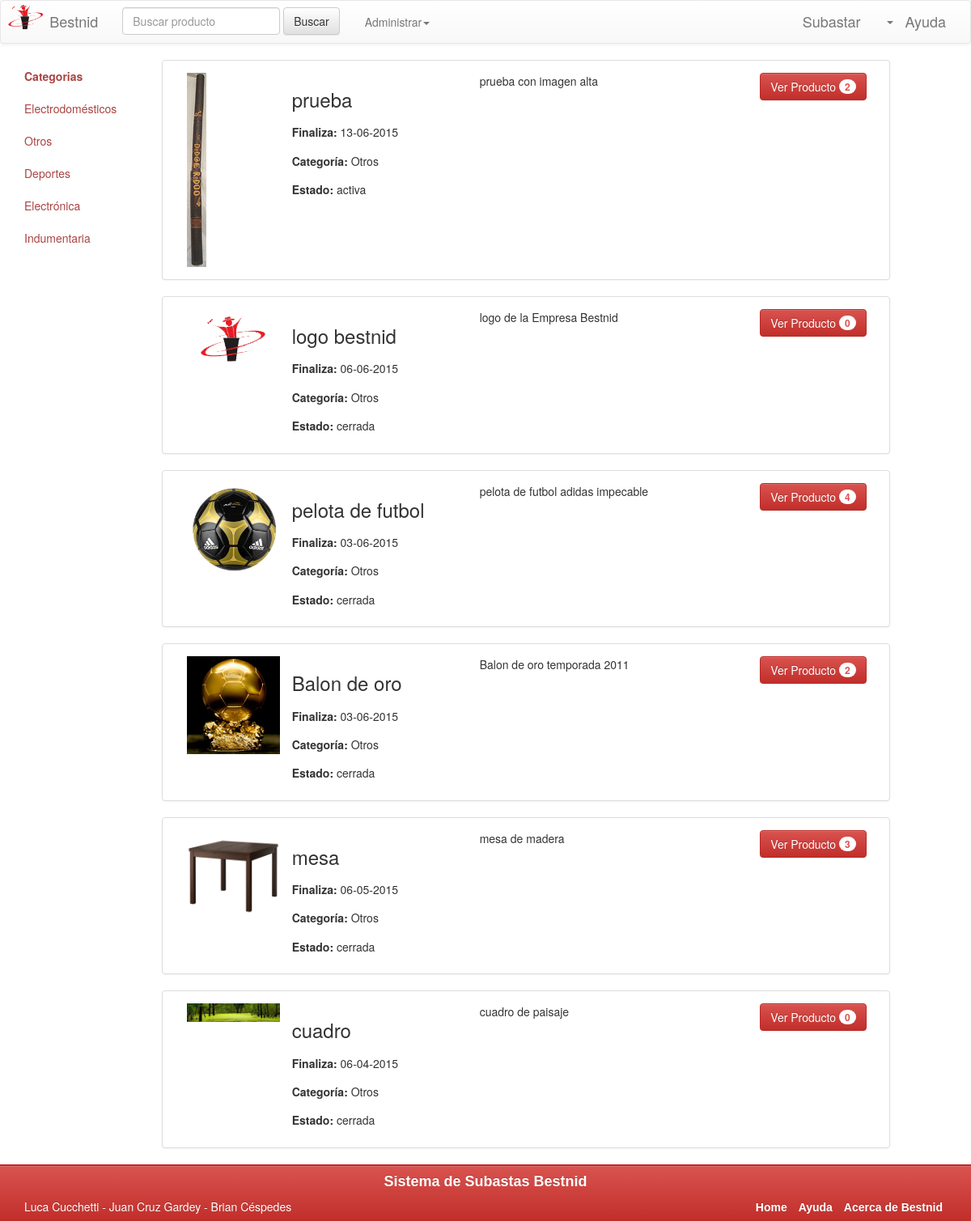
Page /Bestnid/verSubastasDeUnUsuario.php (signed in) on the committed database.
### tables this page shows
CREATE TABLE IF NOT EXISTS `categoria` (
`idCategoria` int(11) NOT NULL,
  `nombre` varchar(50) NOT NULL,
  `descripcion` longtext
);

CREATE TABLE IF NOT EXISTS `subasta` (
`idSubasta` int(11) NOT NULL,
  `idUsuario` int(11) NOT NULL,
  `estado` varchar(50) NOT NULL,
  `fecha_cierre` date NOT NULL,
  `idProducto` int(11) DEFAULT NULL,
  `fecha_realizacion` date NOT NULL
);

CREATE TABLE IF NOT EXISTS `producto` (
`idProducto` int(11) NOT NULL,
  `nombre` varchar(50) NOT NULL,
  `descripcion` longtext,
  `idCategoria` int(11) NOT NULL,
  `imagen` varchar(100) DEFAULT NULL
);

### Bestnid/verSubastasDeUnUsuario.php (the view, shortened to what this page needs)
<!DOCTYPE html>
<html lang="es">
	<head>
		<link rel="stylesheet" href="Bootstrap/css/bootstrap.min.css">
		<link rel="stylesheet" href="Bootstrap/css/bootstrap-theme.min.css">
		<link rel="stylesheet" href="estilopropio.css">
	</head>
	<body>
		<section class="main container-fluid">
			<div class="main row">
				<div class="col-sm-3 col-md-2 sidebar">
		        	<ul class="nav nav-sidebar">
			            <li class="active"><a class="text-danger" href="home.php"><strong>Categorias</strong></a></li>
			            <?php
							include("conexion.php");
							$result = mysqli_query ($link, "SELECT * FROM Categoria");
							while ($row=mysqli_fetch_array($result) ) {
								echo "<li><a class='text-danger' href='listadoProductosPorCategoria.php?idCategoria=".$row["idCategoria"]." '>".$row["nombre"]."</a></li>";
							}
						?>
			        </ul>
		        </div>
		        <div class="col-sm-3 col-md-9">
		        	<?php
						include("conexion.php");
						$result = mysqli_query ($link, "SELECT Subasta.idSubasta,Subasta.fecha_cierre,Subasta.estado,Subasta.idUsuario, Producto.imagen, Producto.nombre, Producto.descripcion, Categoria.nombre AS nomCat
							FROM Subasta INNER JOIN Producto ON Subasta.idProducto=Producto.idProducto
							INNER JOIN Categoria ON Producto.idCategoria=Categoria.idCategoria
							WHERE Subasta.idUsuario='".$_SESSION["idUsuario"]."'
							ORDER BY  Subasta.estado, Subasta.fecha_cierre DESC");
						while ($row=mysqli_fetch_array($result) ) {
							$resultOfertas=mysqli_query ($link, "SELECT * FROM Oferta WHERE idSubasta='".$row["idSubasta"]."' ");
							$cantidadOfertas = mysqli_num_rows ($resultOfertas);
							echo "<div class='panel panel-default row'>
  									<div class='panel-body container-fluid'>
  										<div class='col-md-2'>
    										<img src='".$row["imagen"]."' class='img-responsive' alt='imagen' />
    									</div>
    									<div class='col-md-3'>
    										<div class='row'>
    											<h3>".$row["nombre"]."</h3>
    										</div>
    										<div class='row'>
    											<h5><strong>Finaliza: </strong>".date('d-m-Y',strtotime($row["fecha_cierre"]))."</h5>
    										</div>
    										<div class='row'>
    											<h5><strong>Categoría: </strong>".$row["nomCat"]."</h5>
    										</div>
    										<div class='row'>
    											<h5><strong>Estado: </strong>".$row["estado"]."</h5>
    										</div>
    									</div>
    									<div class='col-md-5'>
    										<p>".$row["descripcion"]."</p>
    									</div>
    									<div class='col-md-2'>
    										<div class='row'>
	    										<a class='btn btn-danger' href='verSubasta.php?idSubasta=".$row["idSubasta"]."'>Ver Producto
	    										<span class='badge'>".$cantidadOfertas."</span>
	    										</a>
    										</div>
    									";
    								echo "
  								  		</div>
  								  	</div>
								  </div>";
						}
					?>
		        </div>
		     </div>
		</section>
		<footer class="btn-danger">
			<div class="container">
				<div class="row">
					<h4 class="text-center">Sistema de Subastas Bestnid</h4>
				</div>
				<div class="row">
					<div class="col-md-6">
						<p>Luca Cucchetti - Juan Cruz Gardey - Brian C&eacute;spedes </p>
					</div>
					<div class="col-md-6">
						<ul class="list-inline text-right">
							<li><a href="home.php">Home</a></li>
							<li><a href="#">Ayuda</a></li>
							<li><a href="acercaBestnid.php">Acerca de Bestnid</a></li>
						</ul>
					</div>
				</div>
			</div>
		</footer>
	</body>
</html>

### Bestnid/estilopropio.css (style rules this page uses)
.navbar-brand { padding: 0px; }
footer { position: fixed; bottom: 0px; width: 100%; background: #111; background: rgba(0,0,0,.90); border-top: 2px solid #f00; z-index:100; height: 70px; }
body { margin-bottom:70px; }
footer h4 { font-weight: bold; font-family: sans-serif; }
footer a { font-weight: bold; font-family: sans-serif; color:white; }

### rows in the picture
categoria: nombre "Electrodomésticos"
categoria: nombre "Otros"
categoria: nombre "Deportes"
categoria: nombre "Electrónica"
categoria: nombre "Indumentaria"
subasta: idProducto.imagen (picture), idProducto.nombre "prueba", fecha_cierre "13-06-2015", categoria.nombre "Otros", estado "activa", idProducto.descripcion "prueba con imagen alta", cantidadOfertas "2"
subasta: idProducto.imagen (picture), idProducto.nombre "logo bestnid", fecha_cierre "06-06-2015", categoria.nombre "Otros", estado "cerrada", idProducto.descripcion "logo de la Empresa Bestnid", cantidadOfertas "0"
subasta: idProducto.imagen (picture), idProducto.nombre "pelota de futbol", fecha_cierre "03-06-2015", categoria.nombre "Otros", estado "cerrada", idProducto.descripcion "pelota de futbol adidas impecable", cantidadOfertas "4"
subasta: idProducto.imagen (picture), idProducto.nombre "Balon de oro", fecha_cierre "03-06-2015", categoria.nombre "Otros", estado "cerrada", idProducto.descripcion "Balon de oro temporada 2011", cantidadOfertas "2"
subasta: idProducto.imagen (picture), idProducto.nombre "mesa", fecha_cierre "06-05-2015", categoria.nombre "Otros", estado "cerrada", idProducto.descripcion "mesa de madera", cantidadOfertas "3"
subasta: idProducto.imagen (picture), idProducto.nombre "cuadro", fecha_cierre "06-04-2015", categoria.nombre "Otros", estado "cerrada", idProducto.descripcion "cuadro de paisaje", cantidadOfertas "0"
